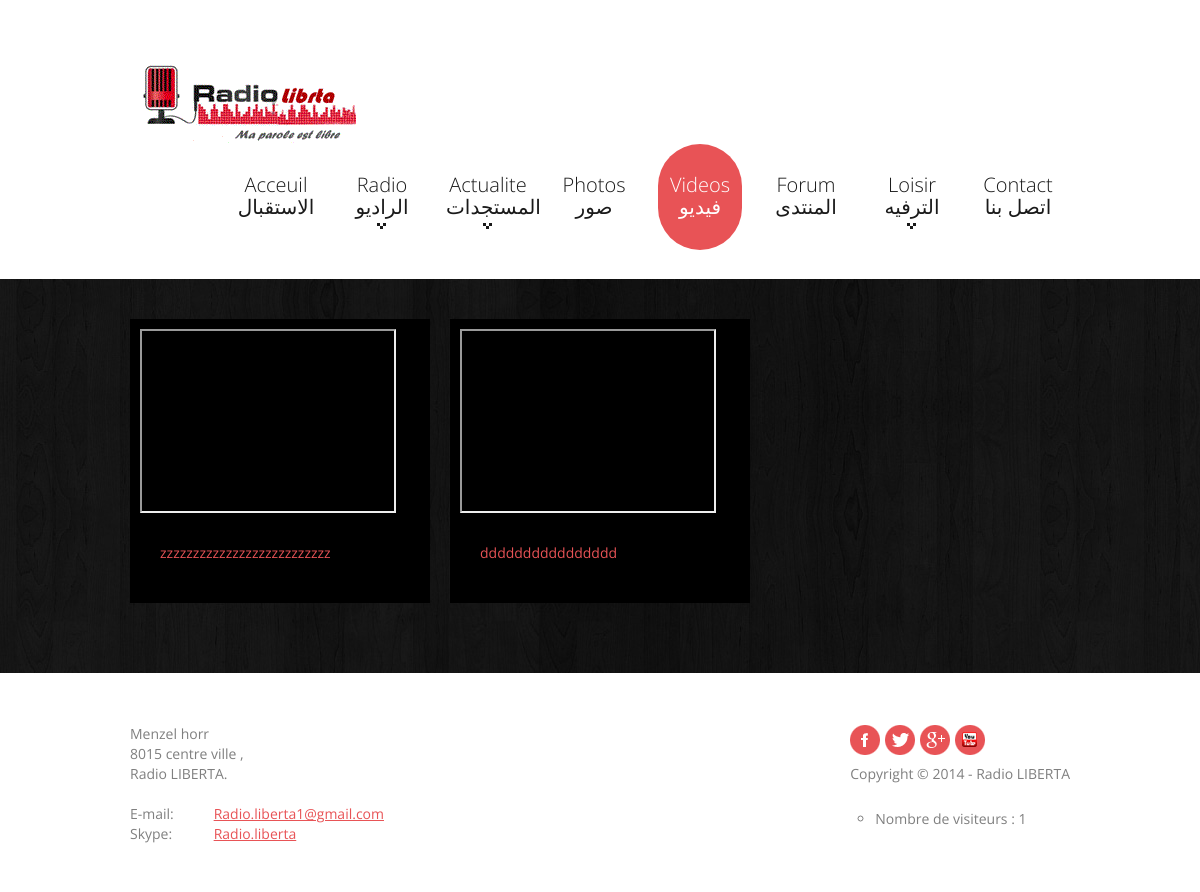
The page /videos1.php on the database as committed earlier.
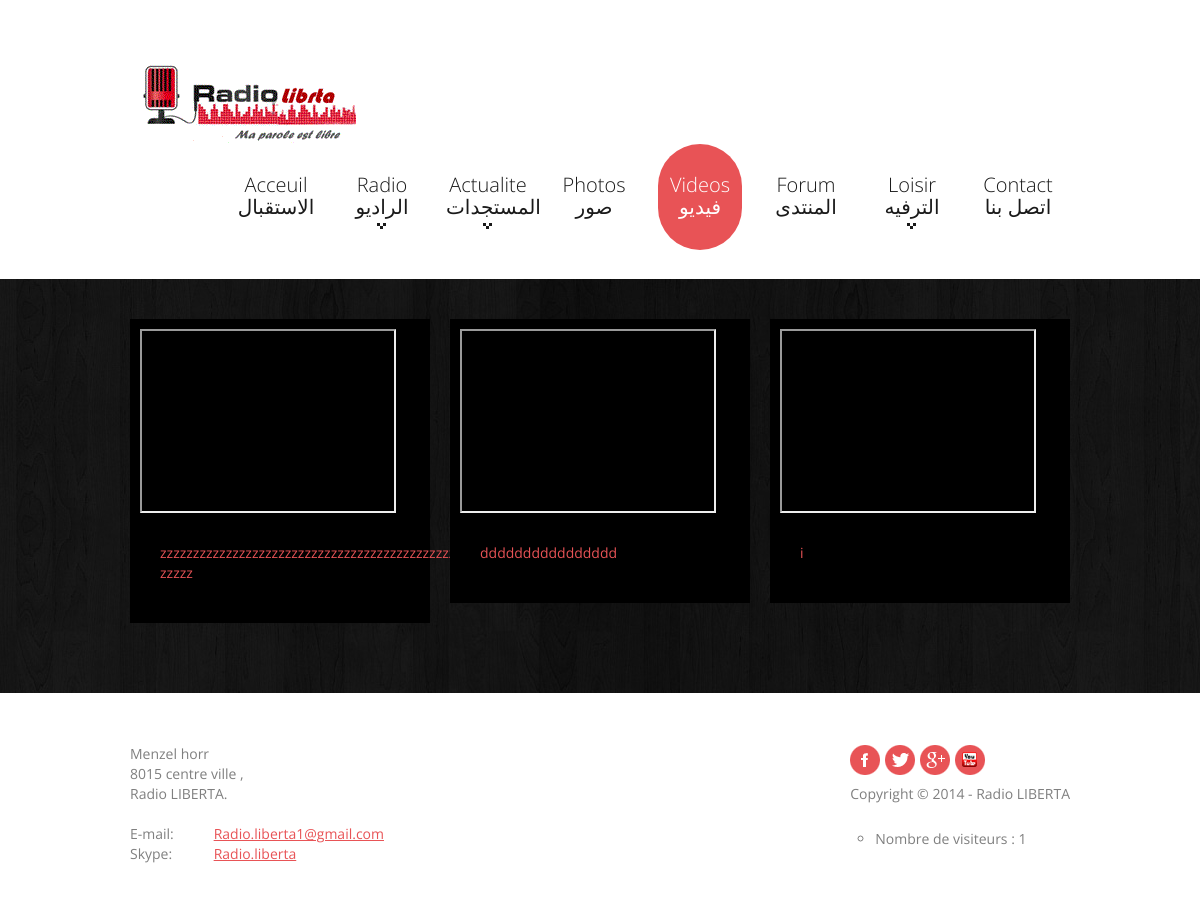
The same page on the database as committed later.
### tables this page shows
CREATE TABLE IF NOT EXISTS `videos` (
  `lien` varchar(200) NOT NULL DEFAULT '',
  `commentaire` varchar(100) NOT NULL,
  `type` varchar(20) NOT NULL,
  PRIMARY KEY (`lien`)
);

### videos1.php (the view, shortened to what this page needs)
<!DOCTYPE html>
<html lang="en">
	<head>
	<link rel="stylesheet" href="css/bootstrap.css" type="text/css" media="screen">
	<link rel="stylesheet" href="css/responsive.css" type="text/css" media="screen">
	<link rel="stylesheet" href="css/style.css" type="text/css" media="screen">
	<link rel="stylesheet" href="css/touchTouch.css" type="text/css" media="screen">
	<link rel="stylesheet" href="css/kwicks-slider.css" type="text/css" media="screen">
	</head>
	<body>
<header>
      <div class="container clearfix">
    <div class="row">
          <div class="span12">
        <div class="navbar navbar_">
              <div class="container">
              <?php
			$req="SELECT * FROM `lien radio`;";
			$resultat=mysql_query($req);
			while($ligne=(mysql_fetch_row($resultat)))
			{
			?>
<h1 class="brand brand_"><a href="#"><img src="img/logo.gif" alt="liberta" title="Radio Liberta" onClick="popup()"></a></h1>            <?php
			}
			?>
            <div class="nav-collapse nav-collapse_  collapse">
                   <ul class="nav sf-menu">
                <li ><a href="index.php">Acceuil الاستقبال</a></li>
                <li class="sub-menu"><a href="#">Radio    الراديو</a>
                    </li>
                    <li class="sub-menu"><a href="#">Actualite المستجدات</a>
                    </li>
                <li><a href="gallerie.php">Photos صور</a></li>
                <li class="active"><a href="videos.php">Videos فيديو</a></li>
                <li><a href="forum.php">Forum المنتدى</a></li>
               <li class="sub-menu"><a href="#">Loisir  الترفيه</a>
                 <li><a href="contacte.php">Contact اتصل بنا</a></li>
              </ul
                ></div>
          </div>
            </div>
      </div>
        </div>
  </div>
    </header>
<div class="bg-content">
   <div id="content"><div class="ic">More Website Templates @ TemplateMonster.com. November19, 2012!</div>
    <div class="container">
          <div class="row">
          <br>
          <br>
         <?php
			$req="SELECT * FROM `videos` where type='sport';";
			$resultat=mysql_query($req);
			while($ligne=(mysql_fetch_row($resultat)))
			{
			?>
         <ul class="thumbnails thumbnails-1 list-services">
              <li class="span4">
            <div class="thumbnail thumbnail-1"> <iframe width="90%"  height='180px' src="<?php echo $ligne[0] ?> " frameborder="3" allowfullscreen frameborder="1"></iframe>
                  <section>
                <p class="text-error"><a href="<?php echo $ligne[0] ?>" target="_blank"><?php echo $ligne[1] ?></a></p>
              </section>
                </div>
          </li>
         <?php
			}
			?></ul>
      </div>
     </div>
  </div>
 </div>
<footer>
<div> <div class="container clearfix">
    <ul class="list-social pull-right">
          <li><a class="icon-1" href="https://www.facebook.com/groups/220644174813120/" target="_blank"></a></li>
          <li><a class="icon-3" href="https://twitter.com/Radioliberta1" target="_blank"></a></li>
        <li><a class="icon-4" href="https://plus.google.com/u/0/b/107383158813870576446/107383158813870576446/posts" target="_blank"></a></li>
        <li><a class="icon-5" href="http://www.youtube.com/channel/UCHRNLo4IOkQWQXsbjKUAQDg" target="_blank"></a></li><BR><BR>
          <li><p> Copyright © 2014 - Radio LIBERTA </p></li><div >
							<ul id="latest_tweets">
							<?php include("config.php");
							$req="select * from visiteur";
							$resultat = mysql_query($req);
							$nb =mysql_num_rows($resultat);
							;?>
							<li> Nombre de visiteurs : <?php echo $nb?> </li>
							</ul>
					</div>
      </ul>
        <address class="address-1">
    <strong>Menzel horr<br>
        8015 centre ville
        ,<BR>Radio LIBERTA.</strong><br>
          <div class="overflow"><span>E-mail:</span> <a href=" mailto:Radio.liberta1@gmail.com" class="mail-1">Radio.liberta1@gmail.com</a><br>
    <span>Skype:</span> <a href="skype:<?php echo('Radio.liberta')?> " class="mail-1">Radio.liberta</a></div>
      </address>
  </div>
</div>
    </footer>
</body>
</html>

Rows that differ between the two databases and show on the page:
changed videos: commentaire "zzzzzzzzzzzzzzzzzzzzzzzzzz" → "zzzzzzzzzzzzzzzzzzzzzzzzzzzzzzzzzzzzzzzzzzzzzzzzzzzzzzzzz zzzzz"
added videos: commentaire "i"
